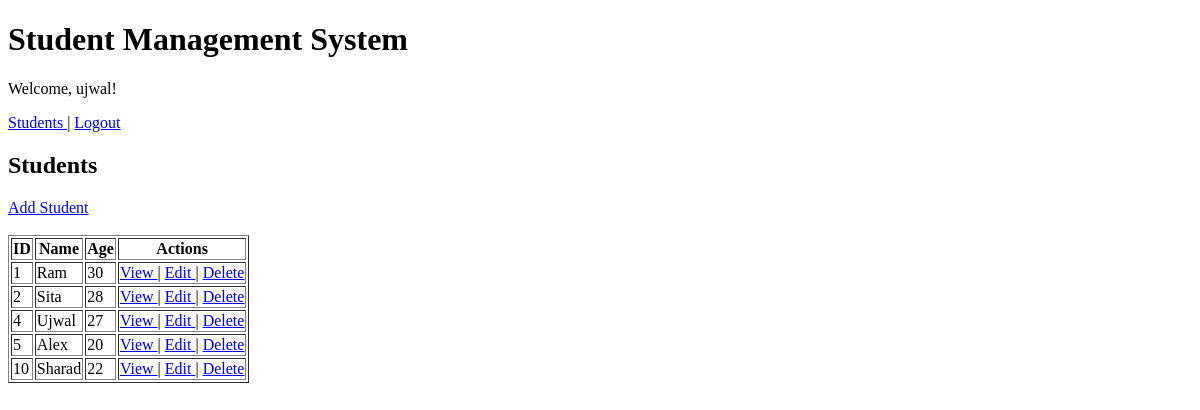
/students/ (signed in), run on an earlier commit of the app's database.
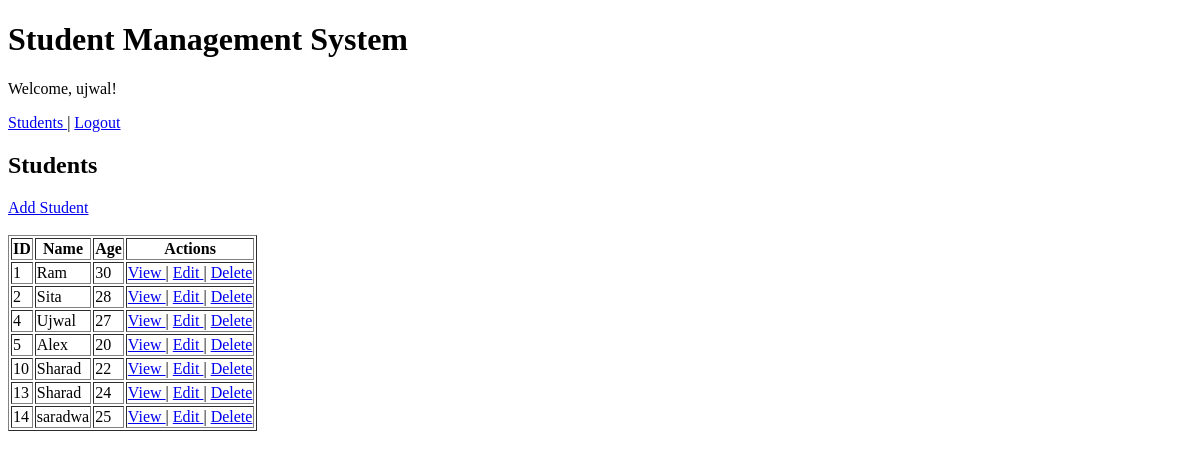
And on a later commit of the database.
### students/models.py (models this page shows, shortened)
class Student(models.Model):
    name = models.CharField(max_length=100)
    age = models.IntegerField()
    profile_image = models.ImageField(
        upload_to="student_images/",
        blank=True,
        null=True
    )
    document = models.FileField(
        upload_to="student_documents/",
        blank=True,
        null=True
    )

### students/views.py (the view)
# urls.py: path("", views.student_list, name="student-list"),
@login_required
@permission_required(
    "students.view_student",
    raise_exception=True
)
def student_list(request):
    students = Student.objects.all()
    return render(
        request,
        "students/student_list.html",
        {"students": students}
    )

### students/templates/students/student_list.html (shortened to what this page needs)
{% extends "students/base.html" %}
{% block content %}
    <h2>Students</h2>
    {% if perms.students.add_student %}
        <a href="{% url 'students:student-create' %}">
            Add Student
        </a>
    {% endif %}
    <br><br>
    {% if students %}
        <table border="1">
            <thead>
                <tr>
                    <th>ID</th>
                    <th>Name</th>
                    <th>Age</th>
                    <th>Actions</th>
                </tr>
            </thead>
            <tbody>
                {% for student in students %}
                    <tr>
                        <td>
                            {{ student.id }}
                        </td>
                        <td>
                            {{ student.name }}
                        </td>
                        <td>
                            {{ student.age }}
                        </td>
                        <td>
                            <a href="{% url 'students:student-detail' student.id %}">
                                View
                            </a>
                            |
                            {% if perms.students.change_student %}
                                <a href="{% url 'students:student-update' student.id %}">
                                    Edit
                                </a>
                            {% endif %}
                            |
                            {% if perms.students.delete_student %}
                                    <a href="{% url 'students:student-delete' student.id %}">
                                    Delete
                                </a>
                            {% endif %}
                        </td>
                    </tr>
                {% endfor %}
            </tbody>
        </table>
    {% else %}
        <p>No students found.</p>
    {% endif %}
{% endblock %}

### students/templates/students/base.html (shortened to what this page needs)
<!DOCTYPE html>
<html>
<head>
</head>
<body>
    <header>
        <h1>Student Management System</h1>
        {% if request.user.is_authenticated %}
            <p>
                Welcome, {{ request.user.username }}!
            </p>
            <nav>
                <a href="{% url 'students:student-list' %}">
                    Students
                </a>
                |
                <a href="{% url 'accounts:logout' %}">
                    Logout
                </a>
            </nav>
        {% endif %}
    </header>
    <main>
        {% block content %}
        {% endblock %}
    </main>
</body>
</html>

What changed in the data, as far as the page shows it:
added Student: id "13", name "Sharad", age "24"
added Student: id "14", name "saradwa", age "25"
